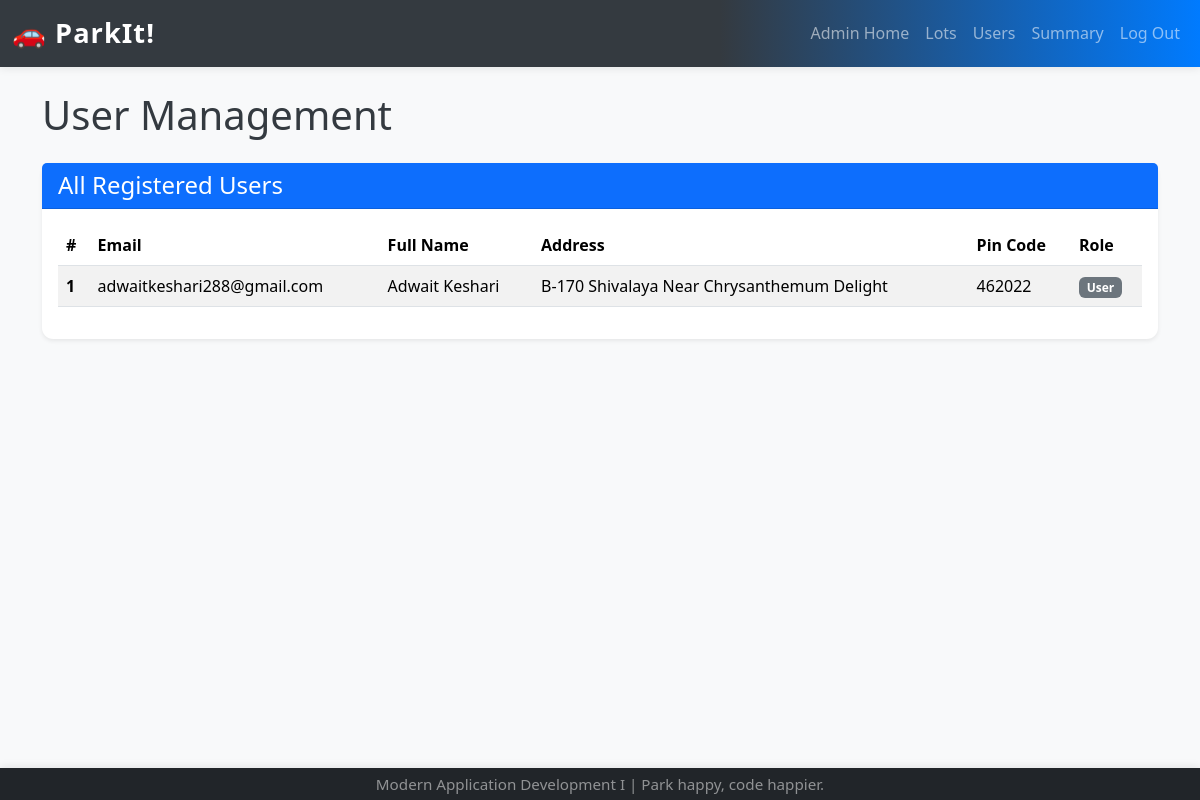
Screenshot of /admin_users (signed in) with the database file from the repository.
### model.py (models this page shows)
class User(db.Model):
    __tablename__ = "users"
    id = db.Column(db.Integer, primary_key=True)
    email_id = db.Column(db.String(120), unique=True, nullable=False)
    password = db.Column(db.String(120), nullable=False)
    full_name = db.Column(db.String(120), nullable=False)
    address = db.Column(db.String(200), nullable=False)
    pin_code = db.Column(db.String(10), nullable=False)
    role = db.Column(db.String(20), nullable=False, default="user")
    reserved_spots = db.relationship("ReservedSpot", back_populates="user", cascade="all, delete-orphan")

### app.py (the view)
@app.route("/admin_users")
def admin_users():
    if "admin_logged_in" not in session:
        flash("Please log in to see the admin dashboard.", "danger")
        return redirect(url_for("admin_login"))
    users = db.session.query(User).filter_by(role="user").all()
    return render_template("admin_users.html", users=users)

### templates/admin_users.html (shortened to what this page needs)
{% extends "base.html" %}
{% block content %}
    <h1 class="mb-4">User Management</h1>
    <div class="card shadow-sm">
        <div class="card-header bg-primary text-white">
            <h4 class="mb-0">All Registered Users</h4>
        </div>
        <div class="card-body">
            {% if users %}
                <div class="table-responsive">
                    <table class="table table-striped table-hover">
                        <thead>
                            <tr>
                                <th scope="col">#</th>
                                <th scope="col">Email</th>
                                <th scope="col">Full Name</th>
                                <th scope="col">Address</th>
                                <th scope="col">Pin Code</th>
                                <th scope="col">Role</th>
                            </tr>
                        </thead>
                        <tbody>
                            {% for user in users %}
                            <tr>
                                <th scope="row">{{ loop.index }}</th>
                                <td>{{ user.email_id }}</td>
                                <td>{{ user.full_name }}</td>
                                <td>{{ user.address }}</td>
                                <td>{{ user.pin_code }}</td>
                                <td><span class="badge bg-secondary">{{ user.role.capitalize() }}</span></td>
                            </tr>
                            {% endfor %}
                        </tbody>
                    </table>
                </div>
            {% else %}
                <p class="text-center">No users registered yet.</p>
            {% endif %}
        </div>
    </div>
{% endblock %}

### static/css/style.css (style rules this page uses)
body { padding-top: 0px; background-color: #f8f9fa; color: #343a40; }
.card { margin-bottom: 5px; border: none; border-radius: .7rem; box-shadow: 0 0.5rem 1.5rem rgba(0, 0, 0, 0.13); }
.card-header { border-bottom: 1px solid rgba(0, 0, 0, .125); border-top-left-radius: calc(.7rem - 1px); border-top-right-radius: calc(.7rem - 1px); background: #f1f3f4; font-weight: 600; }

### rows the page displays
User: email_id "adwaitkeshari288@gmail.com", full_name "Adwait Keshari", address "B-170 Shivalaya Near Chrysanthemum Delight", pin_code "462022", role "User"
